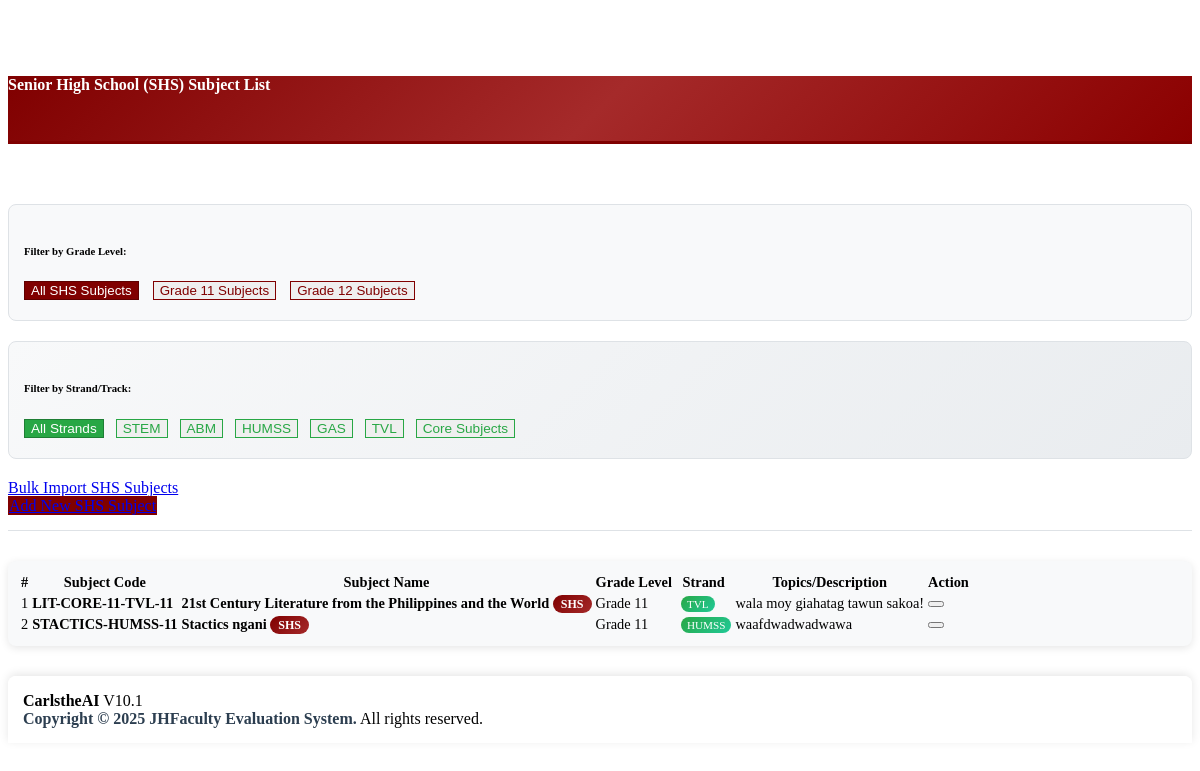
The app's page /admin/shs_subject_list.php with its own data.
### tables this page shows
CREATE TABLE `subject_list` (
  `id` int(30) NOT NULL,
  `code` varchar(50) NOT NULL,
  `subject` text NOT NULL,
  `description` text NOT NULL
);

### admin/shs_subject_list.php (the view, shortened to what this page needs)
<?php include'db_connect.php' ?>
<div class="col-lg-12">
	<div class="card card-outline card-success">
		<div class="card-header">
			<h4 class="card-title"><i class="fas fa-graduation-cap"></i> <B>Senior High School (SHS) Subject List</B></h4>
		</div>
		<div class="card-body">
			<div class="grade-filter-section">
				<h6 class="mb-3"><i class="fas fa-filter"></i> Filter by Grade Level:</h6>
				<button class="btn btn-outline-primary btn-sm grade-filter-btn active" data-grade="all">
					<i class="fas fa-list"></i> All SHS Subjects
				</button>
				<button class="btn btn-outline-primary btn-sm grade-filter-btn" data-grade="11">
					<i class="fas fa-graduation-cap"></i> Grade 11 Subjects
				</button>
				<button class="btn btn-outline-primary btn-sm grade-filter-btn" data-grade="12">
					<i class="fas fa-graduation-cap"></i> Grade 12 Subjects
				</button>
			</div>
			<div class="strand-filter-section">
				<h6 class="mb-3"><i class="fas fa-tags"></i> Filter by Strand/Track:</h6>
				<button class="btn btn-outline-success btn-sm strand-filter-btn active" data-strand="all">
					<i class="fas fa-globe"></i> All Strands
				</button>
				<button class="btn btn-outline-success btn-sm strand-filter-btn" data-strand="STEM">
					<i class="fas fa-flask"></i> STEM
				</button>
				<button class="btn btn-outline-success btn-sm strand-filter-btn" data-strand="ABM">
					<i class="fas fa-chart-line"></i> ABM
				</button>
				<button class="btn btn-outline-success btn-sm strand-filter-btn" data-strand="HUMSS">
					<i class="fas fa-users"></i> HUMSS
				</button>
				<button class="btn btn-outline-success btn-sm strand-filter-btn" data-strand="GAS">
					<i class="fas fa-book"></i> GAS
				</button>
				<button class="btn btn-outline-success btn-sm strand-filter-btn" data-strand="TVL">
					<i class="fas fa-tools"></i> TVL
				</button>
				<button class="btn btn-outline-success btn-sm strand-filter-btn" data-strand="CORE">
					<i class="fas fa-star"></i> Core Subjects
				</button>
			</div>
			<div class="mb-3 d-flex justify-content-between add-new-section">
				<div>
					<a class="btn btn-success btn-sm" href="javascript:void(0)" id="bulk_import_shs">
						<i class="fa fa-upload"></i> Bulk Import SHS Subjects
					</a>
				</div>
				<div>
					<a class="btn btn-primary btn-sm new_subject" href="javascript:void(0)" style="border:1.5px solid #800000 !important; background-color: #800000;">
					</a>
				</div>
			</div>
			<div class="table-responsive table-section">
				<table class="table table-hover table-bordered" id="list">
					<thead>
						<tr>
							<th class="text-center">#</th>
							<th>Subject Code</th>
							<th>Subject Name</th>
							<th>Grade Level</th>
							<th>Strand</th>
							<th>Topics/Description</th>
							<th class="text-center">Action</th>
						</tr>
					</thead>
					<tbody>
						<?php
						$i = 1;
						$qry = $conn->query("SELECT * FROM subject_list WHERE (code LIKE '%-11%' OR code LIKE '%-12%' OR code LIKE '%G11%' OR code LIKE '%G12%' OR code LIKE '%GRADE-11%' OR code LIKE '%GRADE-12%') ORDER BY subject ASC");
						while($row= $qry->fetch_assoc()):
							$grade_level = '';
							$strand = '';
							if (preg_match('/-(11|12)/', $row['code'], $matches)) {
								$grade_level = $matches[1];
							} elseif (preg_match('/G(11|12)/', $row['code'], $matches)) {
								$grade_level = $matches[1];
							} elseif (preg_match('/GRADE-(11|12)/', $row['code'], $matches)) {
								$grade_level = $matches[1];
							}
							if (strpos($row['code'], 'STEM') !== false) $strand = 'STEM';
							elseif (strpos($row['code'], 'ABM') !== false) $strand = 'ABM';
							elseif (strpos($row['code'], 'HUMSS') !== false) $strand = 'HUMSS';
							elseif (strpos($row['code'], 'GAS') !== false) $strand = 'GAS';
							elseif (strpos($row['code'], 'TVL') !== false) $strand = 'TVL';
							elseif (strpos($row['code'], 'CORE') !== false) $strand = 'CORE';
							else $strand = 'CORE';
						?>
						<tr data-grade="<?php echo $grade_level ?>" data-strand="<?php echo $strand ?>">
							<td class="text-center" data-label="#"><?php echo $i++ ?></td>
							<td data-label="Subject Code"><b><?php echo $row['code'] ?></b></td>
							<td data-label="Subject Name">
								<b><?php echo $row['subject'] ?></b>
								<span class="shs-badge">SHS</span>
							</td>
							<td data-label="Grade Level">
								<span class="badge badge-primary">Grade <?php echo $grade_level ? $grade_level : 'N/A' ?></span>
							</td>
							<td data-label="Strand">
								<span class="strand-badge"><?php echo $strand ?></span>
							</td>
							<td data-label="Topics/Description"><?php echo $row['description'] ?></td>
							<td class="text-center" data-label="Action">
			                    <div class="btn-group">
			                        <button type="button" class="btn btn-danger btn-flat delete_subject" data-id="<?php echo $row['id'] ?>" title="Delete">
			                        </button>
		                      </div>
							</td>
						</tr>
					<?php endwhile; ?>
					</tbody>
				</table>
			</div>
		</div>
	</div>
</div>
<?php include 'admin_footer.php'; ?>

### admin/shs_subject_list.php (style rules this page uses)
.new_subject { border-color: #800000 !important; }
.col-lg-12 { padding-top: 30px !important; margin-top: 25px !important; }
.card-body { padding-top: 20px !important; }
.card-header { margin-bottom: 40px !important; padding-bottom: 25px !important; border-bottom: 3px solid #800000; background: linear-gradient(135deg, #800000, #a52a2a, #8b0000); color: white; }
.table-section { margin-top: 10px !important; padding-top: 10px !important; background-color: #f8f9fa; border-radius: 8px; padding: 10px; }
.add-new-section { margin-bottom: 30px !important; padding-bottom: 15px; border-bottom: 1px solid #dee2e6; }
.grade-filter-section { margin-bottom: 20px !important; padding: 15px; background-color: #f8f9fa; border-radius: 8px; border: 1px solid #dee2e6; }
.grade-filter-btn { margin-right: 10px; margin-bottom: 5px; border: 1.5px solid #800000 !important; transition: all 0.3s ease; color: #800000; }
.grade-filter-btn.active { background-color: #800000 !important; color: white !important; border-color: #600000 !important; }
.strand-filter-section { margin-bottom: 20px !important; padding: 15px; background: linear-gradient(135deg, #f8f9fa, #e9ecef); border-radius: 8px; border: 1px solid #dee2e6; }
.strand-filter-btn { margin-right: 8px; margin-bottom: 5px; border: 1.5px solid #28a745 !important; transition: all 0.3s ease; color: #28a745; font-size: 0.85rem; }
.strand-filter-btn.active { background-color: #28a745 !important; color: white !important; border-color: #1e7e34 !important; }
.table-responsive { border-radius: 8px; box-shadow: 0 2px 8px rgba(0,0,0,0.1); }
#list { font-size: 0.9rem; }
.shs-badge { background: linear-gradient(135deg, #800000, #a52a2a); color: white; padding: 2px 8px; border-radius: 12px; font-size: 0.75rem; font-weight: bold; }
.strand-badge { background: linear-gradient(135deg, #28a745, #20c997); color: white; padding: 2px 6px; border-radius: 8px; font-size: 0.7rem; margin-left: 5px; }

### records on screen
subject_list: code "LIT-CORE-11-TVL-11", subject "21st Century Literature from the Philippines and the World", grade_level "11", code "TVL", description "wala moy giahatag tawun sakoa!"
subject_list: code "STACTICS-HUMSS-11", subject "Stactics ngani", grade_level "11", code "HUMSS", description "waafdwadwadwawa"
